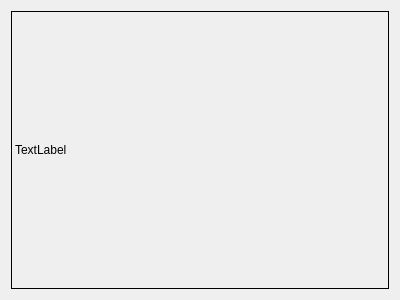
<?xml version="1.0" encoding="UTF-8"?>
<ui version="4.0">
 <class>Widget</class>
 <widget class="QWidget" name="Widget">
  <property name="geometry">
   <rect>
    <x>0</x>
    <y>0</y>
    <width>400</width>
    <height>300</height>
   </rect>
  </property>
  <property name="windowTitle">
   <string>Widget</string>
  </property>
  <layout class="QVBoxLayout" name="verticalLayout">
   <item>
    <widget class="mylabel" name="label">
     <property name="frameShape">
      <enum>QFrame::Box</enum>
     </property>
     <property name="text">
      <string>TextLabel</string>
     </property>
    </widget>
   </item>
  </layout>
 </widget>
 <layoutdefault spacing="6" margin="11"/>
 <customwidgets>
  <customwidget>
   <class>mylabel</class>
   <extends>QLabel</extends>
   <header>mylabel.h</header>
  </customwidget>
 </customwidgets>
 <resources/>
 <connections/>
</ui>
